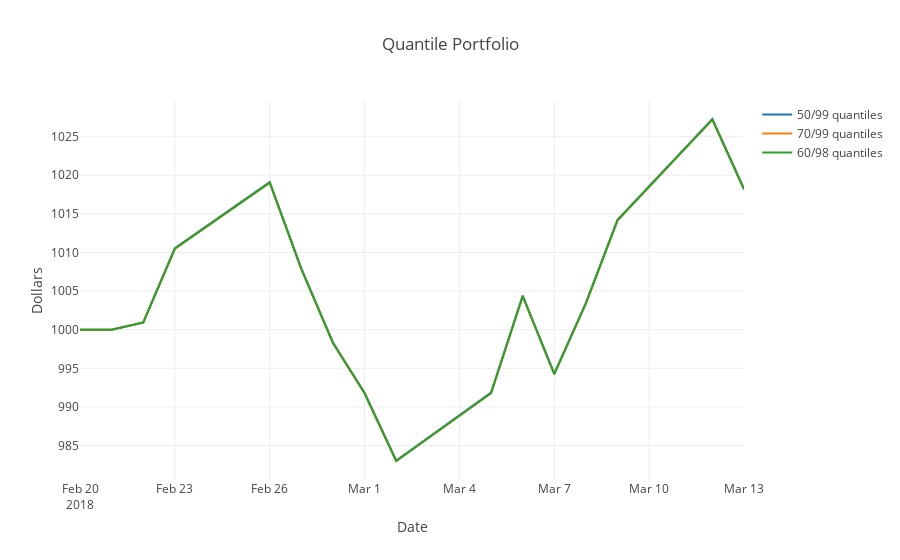

This figure's notebook cell:
### Code cell
# Like the above, but with three sets of data overlaid:

trace0 = go.Scatter(x = df2["Date"], y = values2[1:] , mode = "lines", name = "50/99 quantiles")
trace1 = go.Scatter(x = df3["Date"], y = values3[1:] , mode = "lines", name = "70/99 quantiles")
trace2 = go.Scatter(x = df4["Date"], y = values4[1:] , mode = "lines", name = "60/98 quantiles")

data = [trace0, trace1, trace2]
layout = go.Layout(title = "Quantile Portfolio", xaxis = dict(title = "Date"), yaxis = dict(title = "Dollars"))
fig = go.Figure(data = data, layout = layout)
plotly.offline.iplot(fig, filename = "line-mode")

### Figure 1 — Plotly figure (JSON) as saved in the notebook; plotly's stock layout.template omitted (floating-point values rounded to 4 significant figures)
{"data": [{"mode": "lines", "name": "50/99 quantiles", "type": "scatter", "x": ["2018-02-20", "2018-02-21", "2018-02-22", "2018-02-23", "2018-02-26", "2018-02-27", "2018-02-28", "2018-03-01", "2018-03-02", "2018-03-05", "2018-03-06", "2018-03-07", "2018-03-08", "2018-03-09", "2018-03-12", "2018-03-13"], "y": [1000, 1000, 1001.0, 1011.0, 1019.0, 1008.0, 998.3, 991.8, 983.1, 991.8, 1004.0, 994.3, 1003.0, 1014.0, 1027.0, 1018.0]}, {"mode": "lines", "name": "70/99 quantiles", "type": "scatter", "x": ["2018-02-20", "2018-02-21", "2018-02-22", "2018-02-23", "2018-02-26", "2018-02-27", "2018-02-28", "2018-03-01", "2018-03-02", "2018-03-05", "2018-03-06", "2018-03-07", "2018-03-08", "2018-03-09", "2018-03-12", "2018-03-13"], "y": [1000, 1000, 1001.0, 1010.0, 1019.0, 1008.0, 998.3, 991.8, 983.0, 991.8, 1004.0, 994.3, 1003.0, 1014.0, 1027.0, 1018.0]}, {"mode": "lines", "name": "60/98 quantiles", "type": "scatter", "x": ["2018-02-20", "2018-02-21", "2018-02-22", "2018-02-23", "2018-02-26", "2018-02-27", "2018-02-28", "2018-03-01", "2018-03-02", "2018-03-05", "2018-03-06", "2018-03-07", "2018-03-08", "2018-03-09", "2018-03-12", "2018-03-13"], "y": [1000, 1000, 1001.0, 1010.0, 1019.0, 1008.0, 998.3, 991.8, 983.0, 991.8, 1004.0, 994.3, 1003.0, 1014.0, 1027.0, 1018.0]}], "layout": {"title": "Quantile Portfolio", "xaxis": {"title": "Date"}, "yaxis": {"title": "Dollars"}}}
